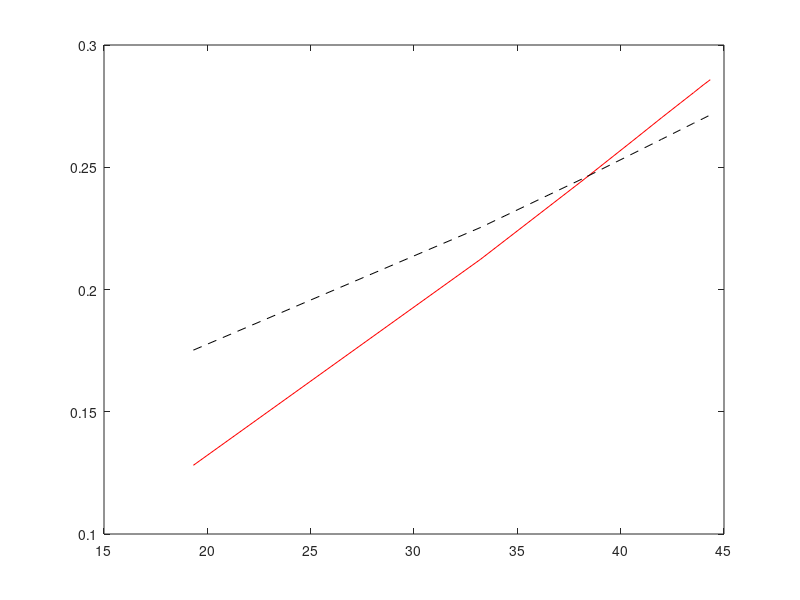

MATLAB code to generate this figure:
remarray = [0.1281	0.2124	0.2444	0.2606	0.2702	0.2763	0.2805	0.2836	0.2858];
ccmarray = [0.1752	0.2254	0.2452	0.2554	0.2614	0.2653	0.2680	0.2699	0.2714];
stdarray = [19.3243 33.2272 38.1292 40.5500 41.9715 42.8918 43.5273 43.9879 44.3347];
both = [remarray ; ccmarray];

%h1l = line(1:9, remarray, 'Color', 'r');
%h2l = line(1:9, ccmarray, 'Color', 'k');

%ax1 = gca;
%set(ax1,'XColor','k','YColor','k')

%ax2 = axes('Position',get(ax1,'Position'),...
%           'XAxisLocation','top',...
%           'YAxisLocation','right',...
%           'Color','none',...
%           'XColor','b','YColor','b');

%h3l = line(1:9, stdarray, 'Color', 'b', 'Parent', ax2);

plot(stdarray,remarray,'r-', stdarray,ccmarray,'k--');
%lsline;
%38.452ms ~ 1478.556ms^2 crossover